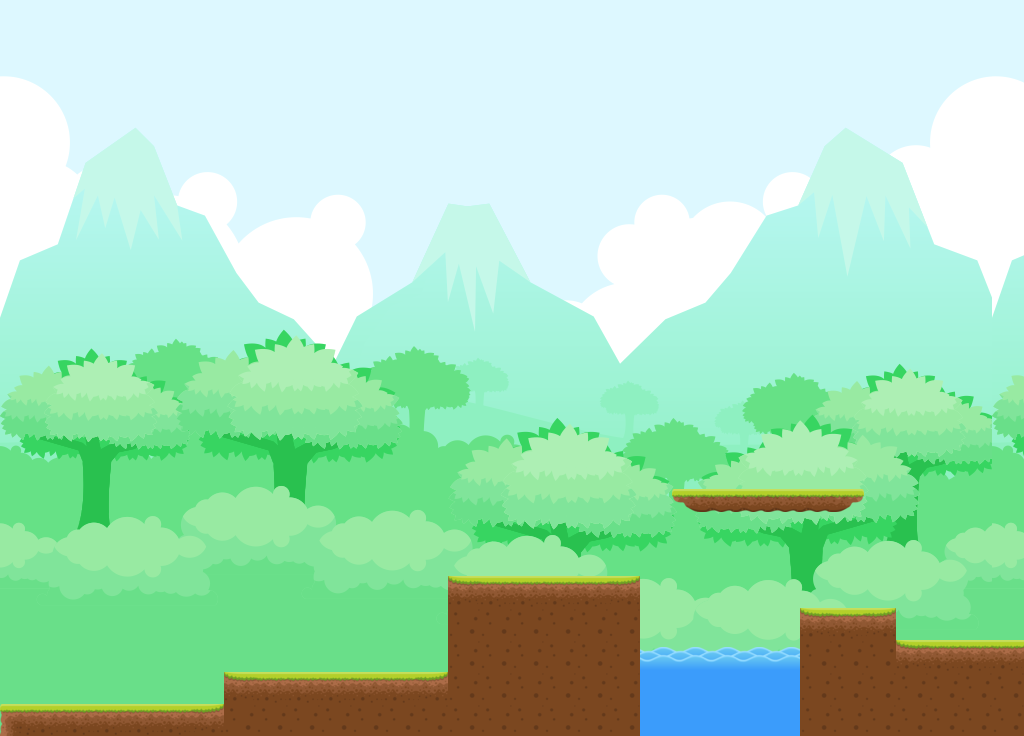

Tiled map render using the project's own tile images. Description and the map definition, with tile-layer contents summarised, below:
An orthogonal 32x23 tile map with 32x32 px tiles, 2 tile layers (base_layer, ground_layer), 2 tilesets and 7 objects.

<map version="1.9" tiledversion="1.9.2" orientation="orthogonal" renderorder="right-down" width="32" height="23" tilewidth="32" tileheight="32" infinite="0" nextlayerid="7" nextobjectid="11">
 <tileset firstgid="1" name="background" tilewidth="32" tileheight="32" tilecount="713" columns="31">
  <image source="../images/background.png" width="1000" height="750" />
 </tileset>
 <tileset firstgid="714" name="ground_tiles" tilewidth="32" tileheight="32" tilecount="18" columns="0">
  <grid orientation="orthogonal" width="1" height="1" />
  <tile id="0">
   <image width="32" height="32" source="../ground_tiles/1.png" />
  </tile>
  <tile id="1">
   <image width="32" height="32" source="../ground_tiles/2.png" />
  </tile>
  <tile id="2">
   <image width="32" height="32" source="../ground_tiles/3.png" />
  </tile>
  <tile id="3">
   <image width="32" height="32" source="../ground_tiles/4.png" />
  </tile>
  <tile id="4">
   <image width="32" height="32" source="../ground_tiles/5.png" />
  </tile>
  <tile id="5">
   <image width="32" height="32" source="../ground_tiles/6.png" />
  </tile>
  <tile id="6">
   <image width="32" height="32" source="../ground_tiles/7.png" />
  </tile>
  <tile id="7">
   <image width="32" height="32" source="../ground_tiles/8.png" />
  </tile>
  <tile id="8">
   <image width="32" height="32" source="../ground_tiles/9.png" />
  </tile>
  <tile id="9">
   <image width="32" height="32" source="../ground_tiles/10.png" />
  </tile>
  <tile id="10">
   <image width="32" height="32" source="../ground_tiles/11.png" />
  </tile>
  <tile id="11">
   <image width="32" height="32" source="../ground_tiles/12.png" />
  </tile>
  <tile id="12">
   <image width="32" height="23" source="../ground_tiles/13.png" />
  </tile>
  <tile id="13">
   <image width="32" height="23" source="../ground_tiles/14.png" />
  </tile>
  <tile id="14">
   <image width="32" height="23" source="../ground_tiles/15.png" />
  </tile>
  <tile id="15">
   <image width="32" height="32" source="../ground_tiles/16.png" />
  </tile>
  <tile id="16">
   <image width="32" height="25" source="../ground_tiles/17.png" />
  </tile>
  <tile id="17">
   <image width="32" height="32" source="../ground_tiles/18.png" />
  </tile>
 </tileset>
 <layer id="1" name="base_layer" width="32" height="23">
  <data>[736 cells, 736 non-empty, 713 distinct tile ids]</data>
 </layer>
 <layer id="4" name="ground_layer" width="32" height="23">
  <data>[736 cells, 96 non-empty, 10 distinct tile ids]</data>
 </layer>
 <objectgroup id="3" name="ground">
  <object id="2" x="448" y="580" width="192" height="157" />
  <object id="4" x="224.667" y="675" width="223.333" height="61.3333" />
  <object id="5" x="0" y="707.333" width="225.333" height="28.6667" />
  <object id="6" x="672.667" y="492.667" width="190.667" height="19.3333" />
  <object id="7" x="800.667" y="610.667" width="95.3333" height="125.333" />
  <object id="8" x="896.667" y="642.667" width="128" height="94" />
 </objectgroup>
 <objectgroup id="6" name="water">
  <object id="10" x="640" y="645.333" width="160" height="90.6667" />
 </objectgroup>
</map>
